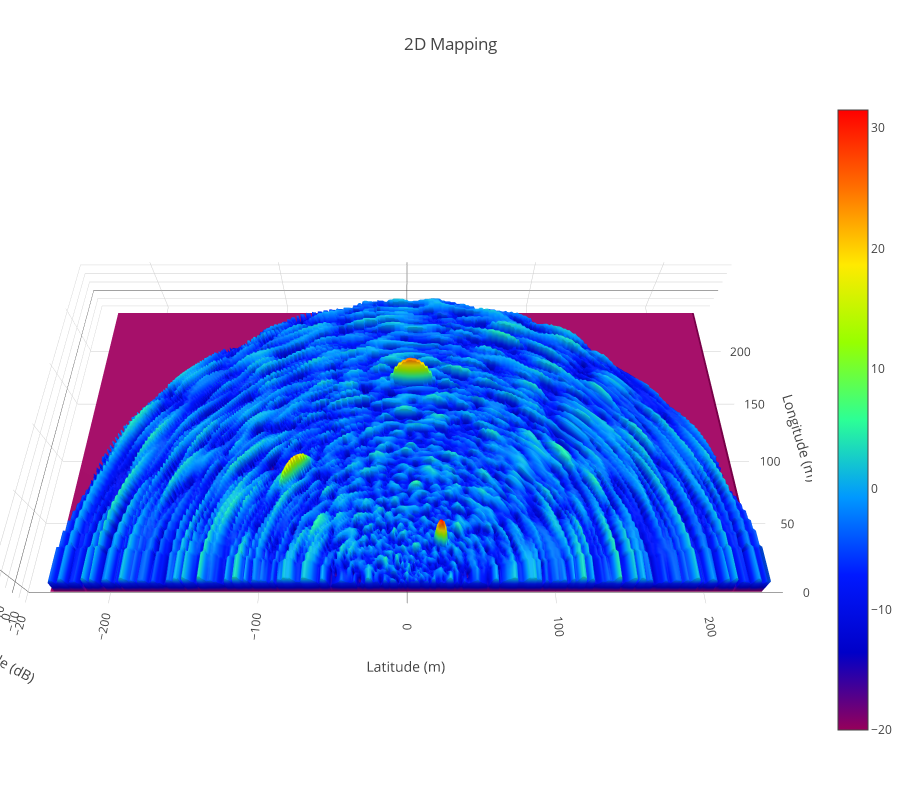

Here is the notebook cell this chart was saved with:
### Code cell
range_axis_la = np.linspace(0,
                            radar.max_range,
                            radar.receiver.samples_per_pulse,
                            endpoint=False)
range_axis_lo = np.linspace(-radar.max_range,
                            radar.max_range,
                            radar.receiver.samples_per_pulse * 2,
                            endpoint=False)

data = [
    go.Surface(x=range_axis_lo,
               y=range_axis_la,
               z=20 * np.log10(np.abs(map_2d) + 0.1),
               colorscale='Rainbow')
]

camera = dict(
    up=dict(x=0, y=0, z=1),
    center=dict(x=0, y=0, z=0),
    eye=dict(x=0, y=-1.5, z=2.5),
)

layout = go.Layout(
    title='2D Mapping',
    height=800,
    scene=dict(
        xaxis=dict(title='Latitude (m)'),
        yaxis=dict(title='Longitude (m)'),
        zaxis=dict(title='Amplitude (dB)'),
        camera=camera,
        aspectmode='data',
    ),
    margin=dict(l=0, r=0, b=60, t=100),
)

fig = go.Figure(data=data, layout=layout)
iplot(fig, filename='map_2d.html')

### Figure 1 — Plotly figure (JSON) as saved in the notebook; plotly's stock layout.template omitted (floating-point values rounded to 4 significant figures; data arrays with more than 128 entries replaced by an {"elided": "..."} marker saying what was removed)
{"data": [{"colorscale": "Rainbow", "type": "surface", "uid": "bd7bfc18-2066-4af2-97bf-5881a97163bc", "x": {"elided": "320 float values"}, "y": {"elided": "160 float values"}, "z": {"elided": "160x322 float values"}}], "layout": {"height": 800, "margin": {"b": 60, "l": 0, "r": 0, "t": 100}, "scene": {"aspectmode": "data", "camera": {"center": {"x": 0, "y": 0, "z": 0}, "eye": {"x": 0, "y": -1.5, "z": 2.5}, "up": {"x": 0, "y": 0, "z": 1}}, "xaxis": {"title": {"text": "Latitude (m)"}}, "yaxis": {"title": {"text": "Longitude (m)"}}, "zaxis": {"title": {"text": "Amplitude (dB)"}}}, "title": {"text": "2D Mapping"}}}
